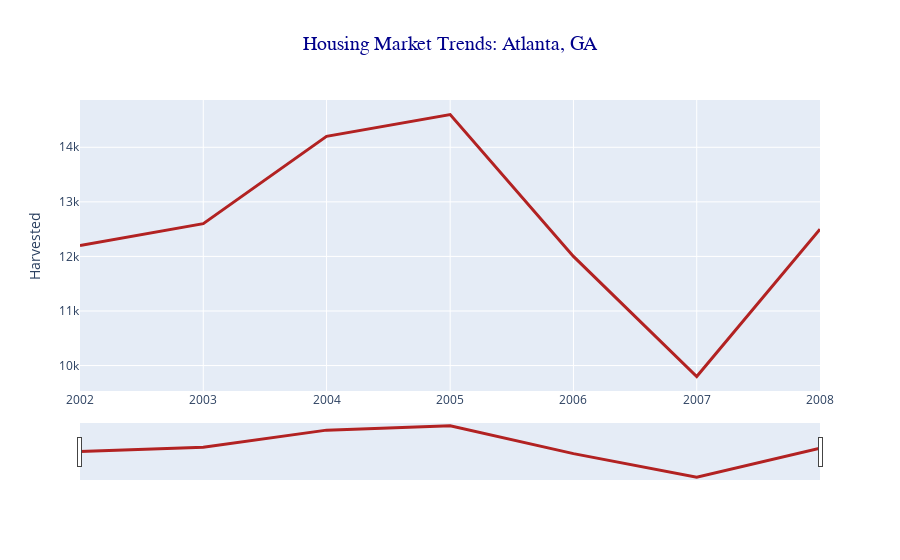

The notebook cell saved with this chart:
### Code cell
fig = make_subplots()

fig.add_trace(
    go.Scatter(
        x=values.index,
        y=values.values,
        name="Median Sale Price ($)",
        mode='lines',
        line = dict(color='firebrick', width=3)
    )
)

fig.update_layout(
    title_text="Housing Market Trends: Atlanta, GA",
    title_font_family="Arial",
    title_font_size = 20,
    title_font_color="darkblue",
    title_x=0.5,
    yaxis_title=trait)

fig.update_xaxes(rangeslider_visible=True)

fig.show()

fig.write_html('/Users/sbhadra/ag-lapse/data/figs/fig1.html')

### Figure 1 — Plotly figure (JSON) as saved in the notebook; plotly's stock layout.template omitted (floating-point values rounded to 4 significant figures)
{"data": [{"line": {"color": "firebrick", "width": 3}, "mode": "lines", "name": "Median Sale Price ($)", "type": "scatter", "x": ["2002-01-01T00:00:00", "2003-01-01T00:00:00", "2004-01-01T00:00:00", "2005-01-01T00:00:00", "2006-01-01T00:00:00", "2007-01-01T00:00:00", "2008-01-01T00:00:00"], "y": [12200, 12600, 14200, 14600, 12000, 9800, 12500]}], "layout": {"title": {"font": {"color": "darkblue", "family": "Arial", "size": 20}, "text": "Housing Market Trends: Atlanta, GA", "x": 0.5}, "xaxis": {"anchor": "y", "domain": [0, 1], "rangeslider": {"visible": true}}, "yaxis": {"anchor": "x", "domain": [0, 1], "title": {"text": "Harvested"}}}}
